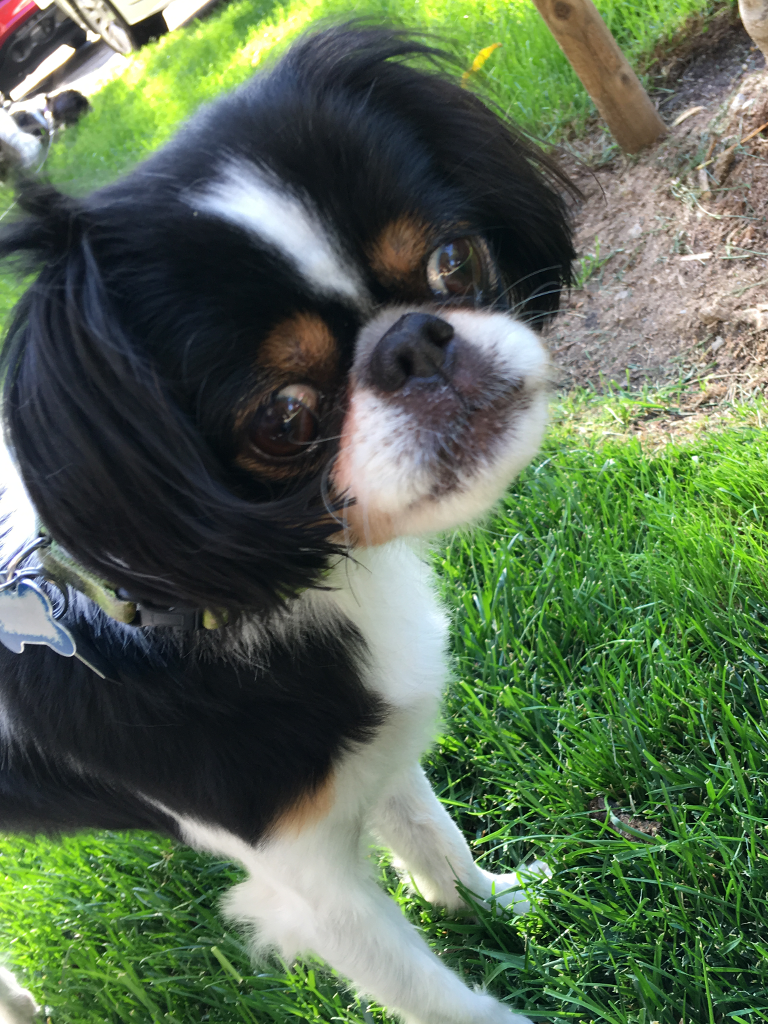
#> input picture research/compression/image_encoder/example.png, 768 x 1024 px, given in place of the camera
$ python untitled0.py   (older library calls are emulated)
#> lines starting #> are read from the running program, lines starting #| are printed output that depends on the picture
# -*- coding: utf-8 -*-
"""
Created on Mon Sep  9 17:53:47 2019

@author: robin
"""

import cv2
import numpy as np
cap=cv2.VideoCapture(0)
def nothing(x):
    pass
cv2.createTrackbar("Edge",'frame',0,255,nothing)
cv2.createTrackbar("Edge2",'frame',0,255,nothing)
cv2.createTrackbar("Edge3",'frame',0,255,nothing)
cv2.createTrackbar("Edge4",'frame',0,255,nothing)
while True:
    ret, frame= cap.read()
#> frame is the input picture: shape (1024, 768, 3); mean B, G, R 81.7, 106.4, 88.7
    laplacian=cv2.Laplacian(frame,cv2.CV_64F)
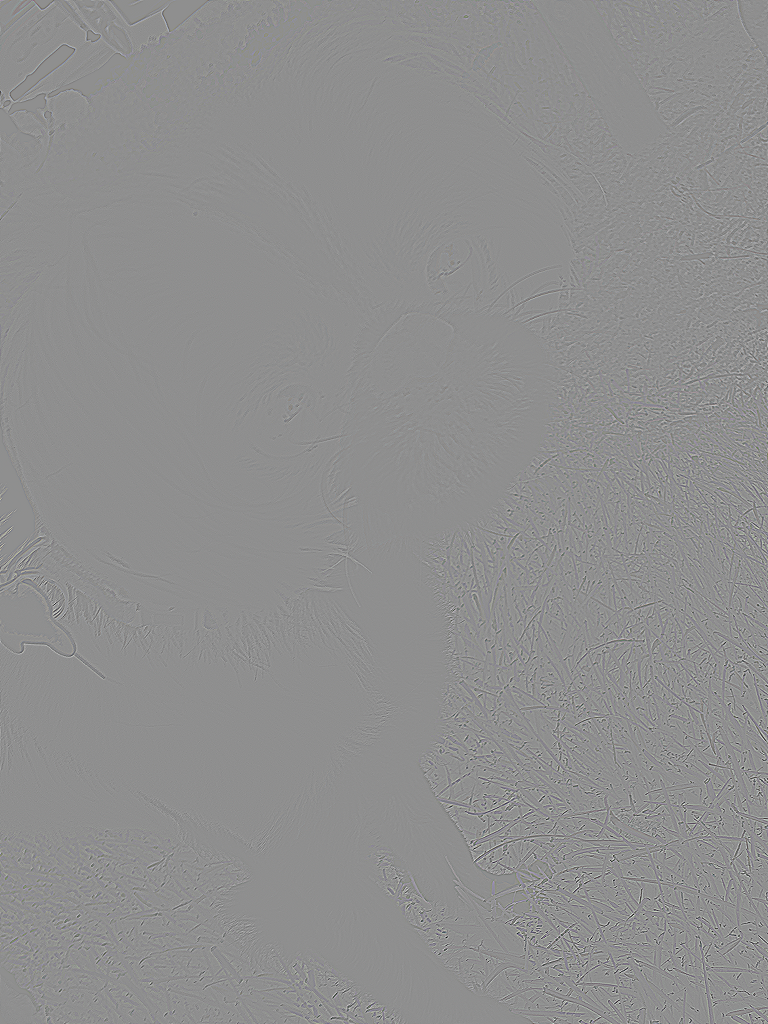
#> laplacian: shape (1024, 768, 3) float64; mean B, G, R 0, 0, 0; drawn with min black and max white
    sobelx=cv2.Sobel(frame,cv2.CV_64F,1,0,ksize=5)
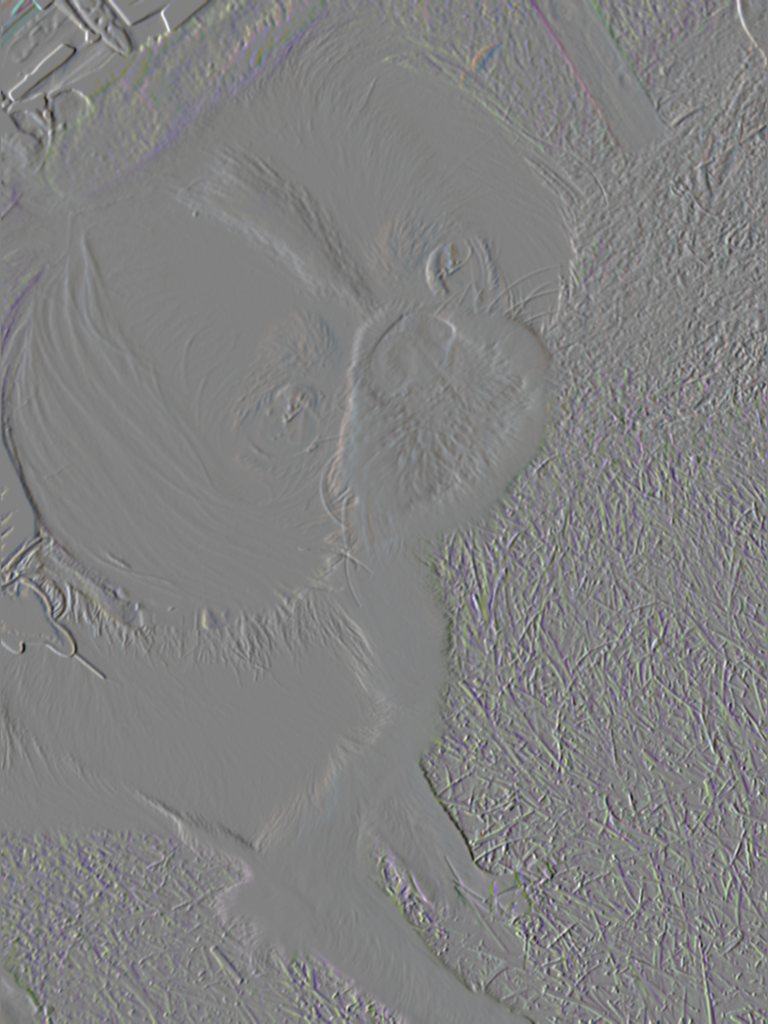
#> sobelx: shape (1024, 768, 3) float64; mean B, G, R -8, -4.4, -5.8; drawn with min black and max white
    sobely=cv2.Sobel(frame,cv2.CV_64F,0,1, ksize=5)
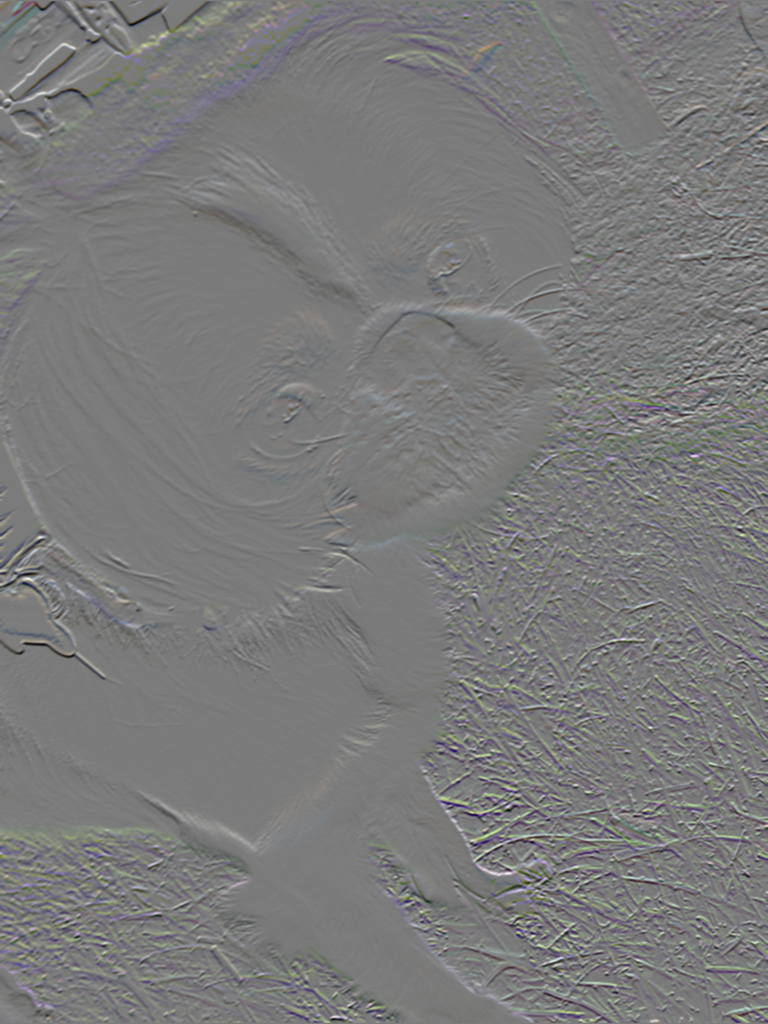
#> sobely: shape (1024, 768, 3) float64; mean B, G, R -5.5, -10.5, -12; drawn with min black and max white
    r=cv2.getTrackbarPos('R','frame')
    g=cv2.getTrackbarPos('G','frame')
    b=cv2.getTrackbarPos('B','frame')
    y=cv2.getTrackbarPos('Y','frame')
    edgelow=np.array([r,g])
    edgehigh=np.array([b,y])
    edges=cv2.Canny(frame,r,g)
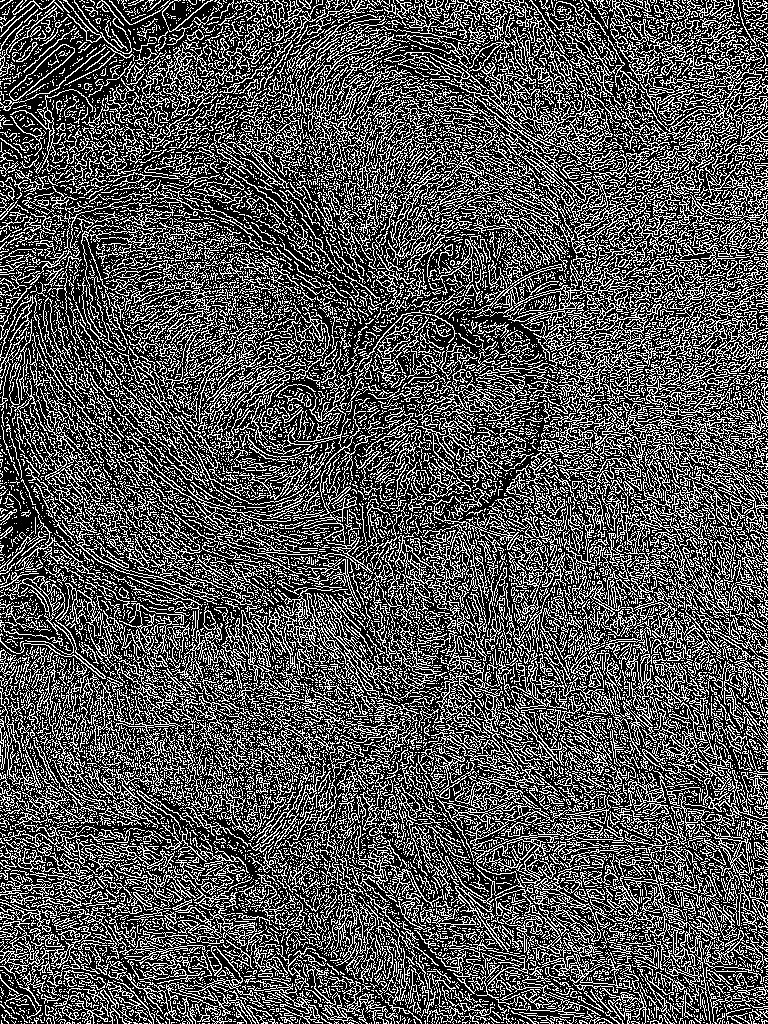
#> edges: shape (1024, 768); 32.5% white in thin lines or dots
    cv2.imshow("frame",frame)
    cv2.imshow("edges",edges)

    if cv2.waitKey(1) & 0xFF==ord('q'):
#> (key q is pressed here)
        break
cap.release()
cv2.destroyAllWindows()
